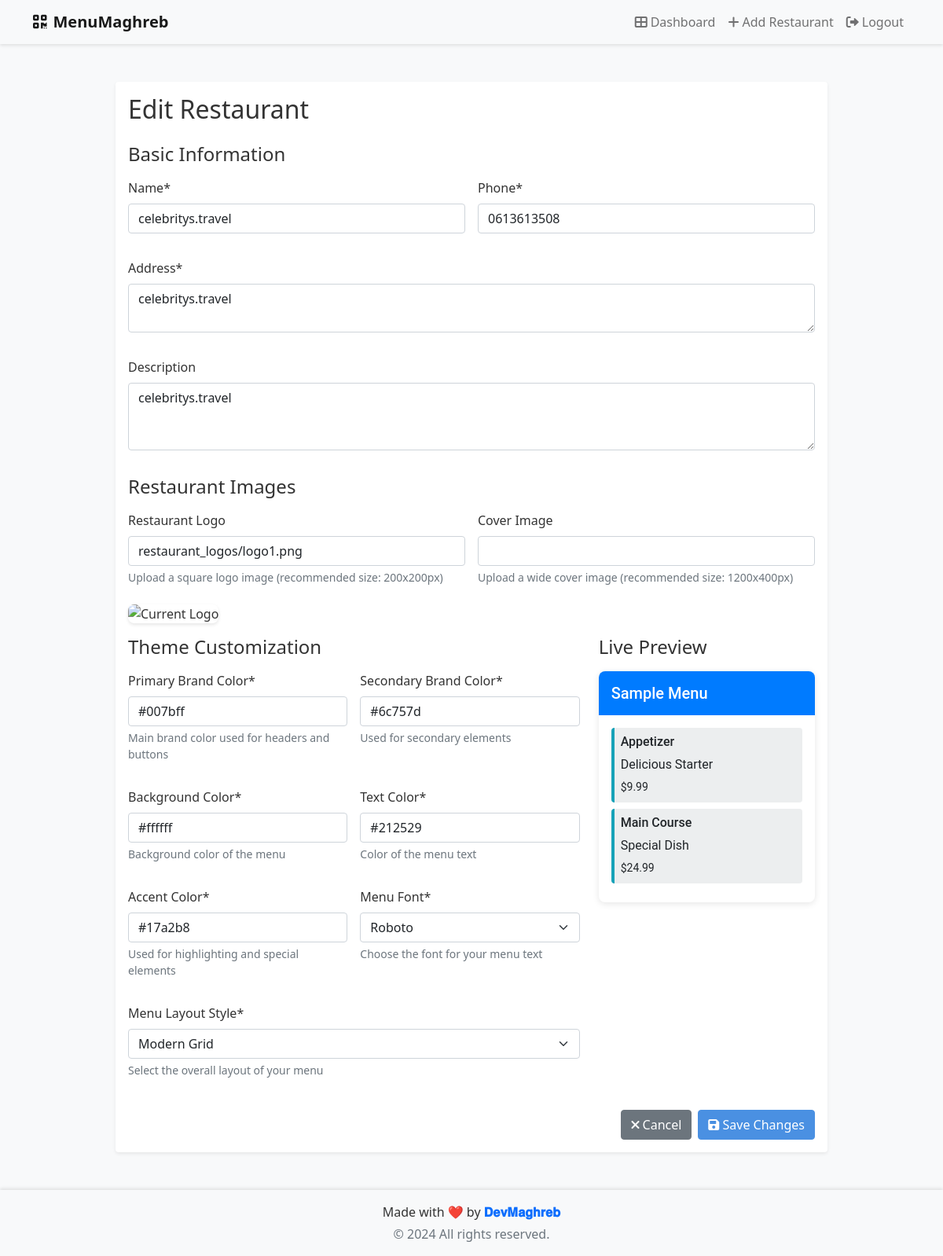
Screenshot of /restaurant/1/edit/ (signed in) with the database file from the repository.
### restaurants/models.py (models this page shows, shortened)
class Restaurant(models.Model):
    owner = models.ForeignKey(User, on_delete=models.CASCADE)
    name = models.CharField(max_length=100)
    description = models.TextField(blank=True)
    address = models.TextField()
    phone = models.CharField(max_length=20)
    email = models.EmailField(blank=True, null=True)
    logo = CloudinaryField('logo', folder='restaurant_logos', blank=True, null=True)
    cover_image = CloudinaryField('cover_image', folder='restaurant_covers', blank=True, null=True)
    qr_code = CloudinaryField('qr_code', folder='restaurant_qr_codes', blank=True, null=True)
    created_at = models.DateTimeField(auto_now_add=True)
    updated_at = models.DateTimeField(auto_now=True)
    primary_color = models.CharField(max_length=7, default='#007bff')
    secondary_color = models.CharField(max_length=7, default='#6c757d')
    background_color = models.CharField(max_length=7, default='#ffffff')
    text_color = models.CharField(max_length=7, default='#212529')
    accent_color = models.CharField(max_length=7, default='#17a2b8')
    font_family = models.CharField(
        max_length=50,
        choices=[
            ('Roboto', 'Roboto'),
            ('Open Sans', 'Open Sans'),
            ('Lato', 'Lato'),
            ('Poppins', 'Poppins'),
            ('Montserrat', 'Montserrat'),
        ],
        default='Roboto'
    )
    menu_style = models.CharField(
        max_length=20,
        choices=[
            ('modern', 'Modern Grid'),
            ('classic', 'Classic List'),
            ('elegant', 'Elegant Cards'),
            ('minimal', 'Minimal'),
        ],
        default='modern'
    )

### restaurants/views.py (the view)
# urls.py: path('restaurant/<int:pk>/edit/', login_required(views.restaurant_edit), name='restaurant_edit'),
@login_required
def restaurant_edit(request, pk):
    restaurant = get_object_or_404(Restaurant, pk=pk)
    subscription = get_object_or_404(Subscription, user=request.user)
    if restaurant.owner != request.user:
        raise PermissionDenied
    if request.method == 'POST':
        form = RestaurantForm(request.POST, request.FILES, instance=restaurant)
        if form.is_valid():
            form.save()
            messages.success(request, 'Restaurant updated successfully!')
            return redirect('dashboard')
    else:
        form = RestaurantForm(instance=restaurant)
    context = {
        'form': form,
        'is_create': False,
        'subscription': subscription
    }
    return render(request, 'restaurants/restaurant_form.html', context)

### restaurants/templates/restaurants/restaurant_form.html (shortened to what this page needs)
{% extends 'base.html' %}
{% load static %}
{% load crispy_forms_tags %}
{% block content %}
<div class="container py-4">
    <div class="row justify-content-center">
        <div class="col-lg-10">
            <div class="card shadow-sm">
                <div class="card-body">
                    <h2 class="card-title mb-4">{% if is_create %}Create New Restaurant{% else %}Edit Restaurant{% endif %}</h2>
                    <form method="post" enctype="multipart/form-data" class="row g-3">
                        <div class="col-12">
                            <h4 class="mb-3">Basic Information</h4>
                            <div class="row g-3">
                                <div class="col-md-6">{{ form.name|as_crispy_field }}</div>
                                <div class="col-md-6">{{ form.phone|as_crispy_field }}</div>
                                <div class="col-12">{{ form.address|as_crispy_field }}</div>
                                <div class="col-12">{{ form.description|as_crispy_field }}</div>
                            </div>
                        </div>
                        <div class="col-12">
                            <h4 class="mb-3">Restaurant Images</h4>
                            <div class="row g-3">
                                <div class="col-md-6">
                                    {{ form.logo|as_crispy_field }}
                                    {% if form.instance.logo %}
                                    <img src="{{ form.instance.logo.url }}" alt="Current Logo" class="image-preview logo-preview mt-2">
                                    {% endif %}
                                </div>
                                <div class="col-md-6">
                                    {{ form.cover_image|as_crispy_field }}
                                </div>
                            </div>
                        </div>
                        {% if subscription.plan == 'pro' or subscription.plan == 'enterprise' %}
                        <div class="col-12">
                            <div class="row">
                                <div class="col-md-8">
                                    <h4 class="mb-3">Theme Customization</h4>
                                    <div class="row g-3">
                                        <div class="col-md-6">{{ form.primary_color|as_crispy_field }}</div>
                                        <div class="col-md-6">{{ form.secondary_color|as_crispy_field }}</div>
                                        <div class="col-md-6">{{ form.background_color|as_crispy_field }}</div>
                                        <div class="col-md-6">{{ form.text_color|as_crispy_field }}</div>
                                        <div class="col-md-6">{{ form.accent_color|as_crispy_field }}</div>
                                        <div class="col-md-6">{{ form.font_family|as_crispy_field }}</div>
                                        <div class="col-12">{{ form.menu_style|as_crispy_field }}</div>
                                    </div>
                                </div>
                                <div class="col-md-4">
                                    <h4 class="mb-3">Live Preview</h4>
                                    <div id="themePreview" class="theme-preview">
                                        <div class="theme-preview-header">
                                            <h5 class="mb-0">Sample Menu</h5>
                                        </div>
                                        <div class="theme-preview-content">
                                            <div class="theme-preview-item">
                                                <h6>Appetizer</h6>
                                                <p class="mb-1">Delicious Starter</p>
                                                <small>$9.99</small>
                                            </div>
                                            <div class="theme-preview-item">
                                                <h6>Main Course</h6>
                                                <p class="mb-1">Special Dish</p>
                                                <small>$24.99</small>
                                            </div>
                                        </div>
                                    </div>
                                </div>
                            </div>
                        </div>
                        {% endif %}
                        <div class="col-12 d-flex gap-2 justify-content-end mt-4">
                            <a href="{% url 'dashboard' %}" class="btn btn-secondary">
                                <i class="fas fa-times"></i> Cancel
                            </a>
                            <button type="submit" class="btn btn-primary">
                                {% if is_create %}
                                <i class="fas fa-plus"></i> Create Restaurant
                                {% else %}
                                <i class="fas fa-save"></i> Save Changes
                                {% endif %}
                            </button>
                        </div>
                    </form>
                </div>
            </div>
        </div>
    </div>
</div>
{% endblock %}

### templates/base.html (style rules this page uses)
:root { --primary-color: #4a90e2; --secondary-color: #f5a623; --text-color: #333; --bg-color: #f8f9fa; }
body { font-family: 'Segoe UI', system-ui, -apple-system, sans-serif; color: var(--text-color); background-color: var(--bg-color); }
.btn-primary { background-color: var(--primary-color); border-color: var(--primary-color); }
.card { border: none; box-shadow: 0 2px 10px rgba(0,0,0,0.1); transition: transform 0.2s; }

### restaurants/templates/restaurants/restaurant_form.html (style rules this page uses)
.image-preview { max-width: 100%; height: auto; border-radius: 8px; box-shadow: 0 2px 4px rgba(0,0,0,0.1); }
.logo-preview { max-height: 200px; width: auto; }
.theme-preview { border-radius: 8px; overflow: hidden; box-shadow: 0 2px 8px rgba(0,0,0,0.1); margin-top: 1rem; }
.theme-preview-header { padding: 1rem; }
.theme-preview-content { padding: 1rem; }
.theme-preview-item { padding: 0.5rem; margin-bottom: 0.5rem; border-radius: 4px; }

### rows the page displays
Restaurant: name "celebritys.travel", phone "0613613508", address "celebritys.travel", description "celebritys.travel", logo "restaurant_logos/logo1.png", primary_color "#007bff", secondary_color "#6c757d", background_color "#ffffff", text_color "#212529", accent_color "#17a2b8", font_family "Roboto", menu_style "Modern Grid"
